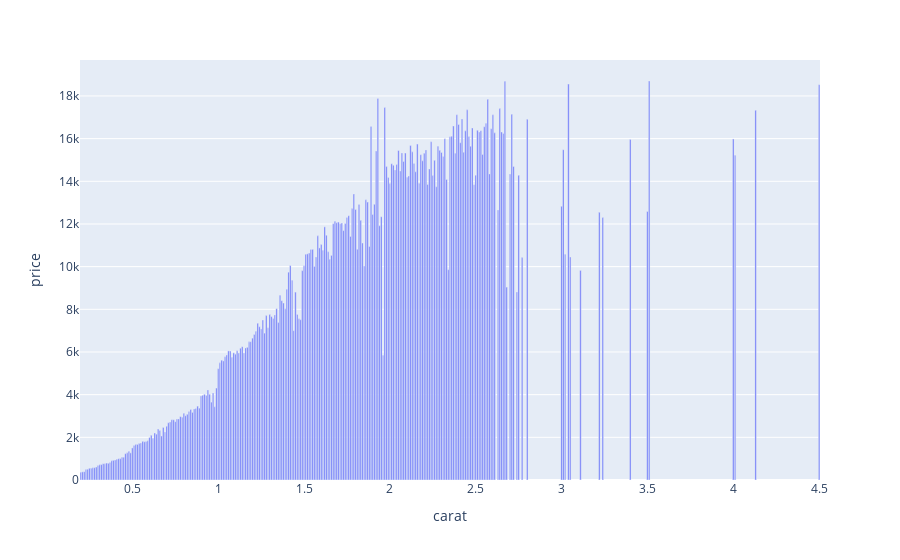

This figure's notebook cell:
### Code cell
cut_prices = diamonds_train[['cut', 'price']].groupby('cut', as_index=False).agg('mean').sort_values('price')

px.bar(cut_prices, x='cut', y='price')

color_prices = diamonds_train[['color', 'price']].groupby('color', as_index=False).agg('mean').sort_values('price')

px.bar(color_prices, x='color', y='price')

carat_prices = diamonds_train[['carat', 'price']].groupby('carat', as_index=False).agg('mean').sort_values('price')

px.bar(carat_prices, x='carat', y='price')

### Figure 1 — Plotly figure (JSON) as saved in the notebook; plotly's stock layout.template omitted (floating-point values rounded to 4 significant figures; data arrays with more than 128 entries replaced by an {"elided": "..."} marker saying what was removed)
{"data": [{"alignmentgroup": "True", "hovertemplate": "carat=%{x}<br>price=%{y}<extra></extra>", "legendgroup": "", "marker": {"color": "#636efa"}, "name": "", "offsetgroup": "", "orientation": "v", "showlegend": false, "textposition": "auto", "type": "bar", "x": {"elided": "270 float values"}, "xaxis": "x", "y": {"elided": "270 float values"}, "yaxis": "y"}], "layout": {"barmode": "relative", "legend": {"tracegroupgap": 0}, "margin": {"t": 60}, "xaxis": {"anchor": "y", "domain": [0, 1], "title": {"text": "carat"}}, "yaxis": {"anchor": "x", "domain": [0, 1], "title": {"text": "price"}}}}
